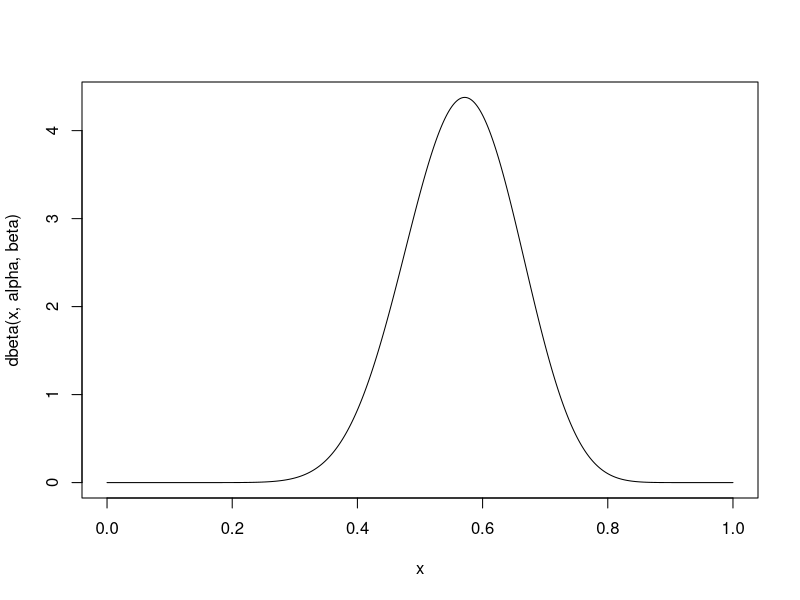
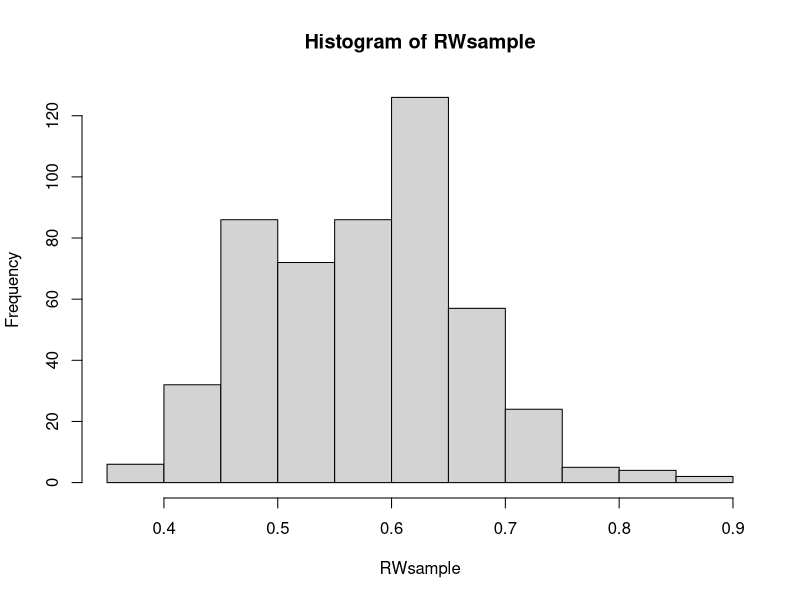
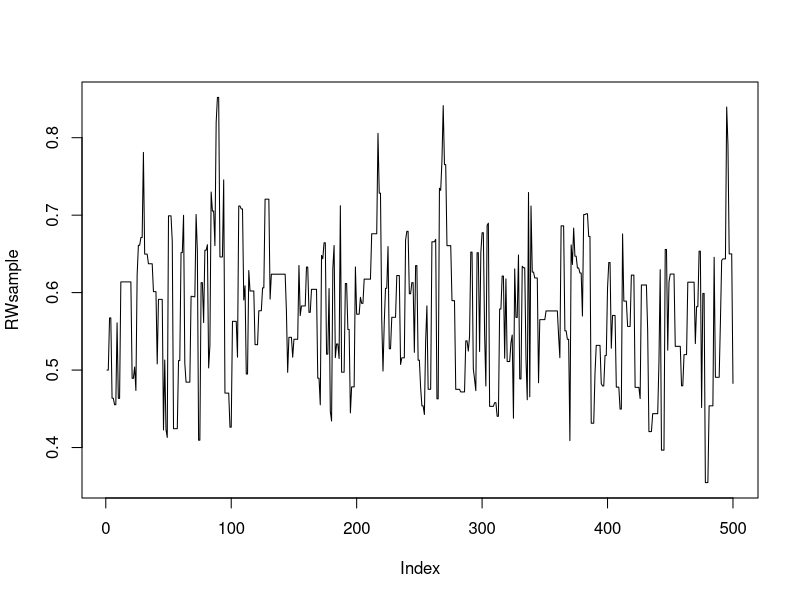
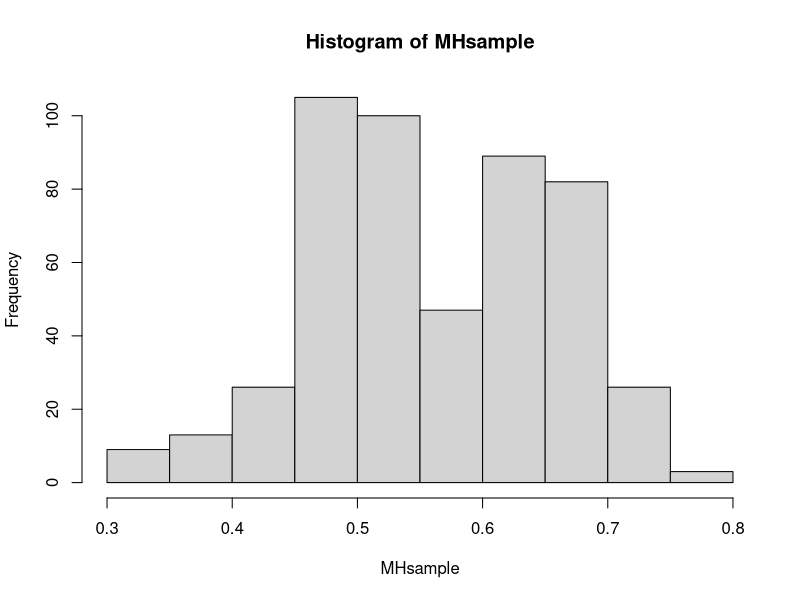
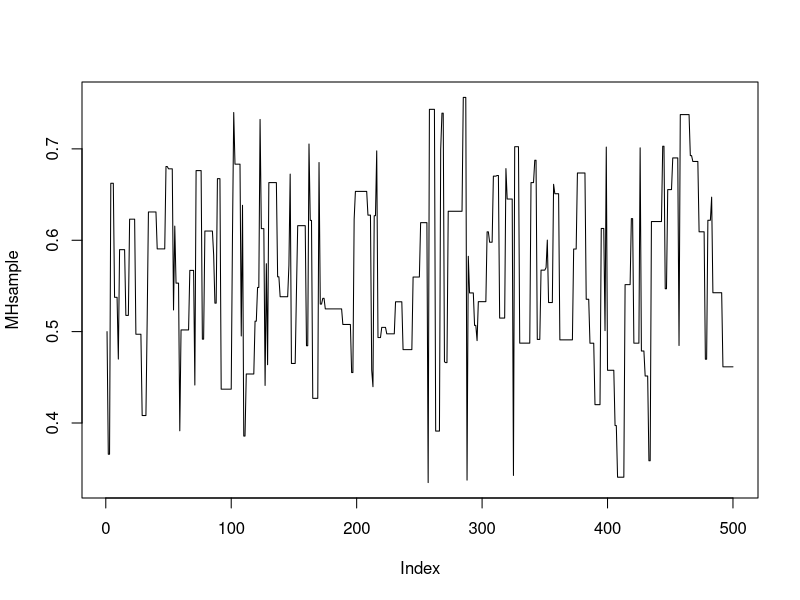
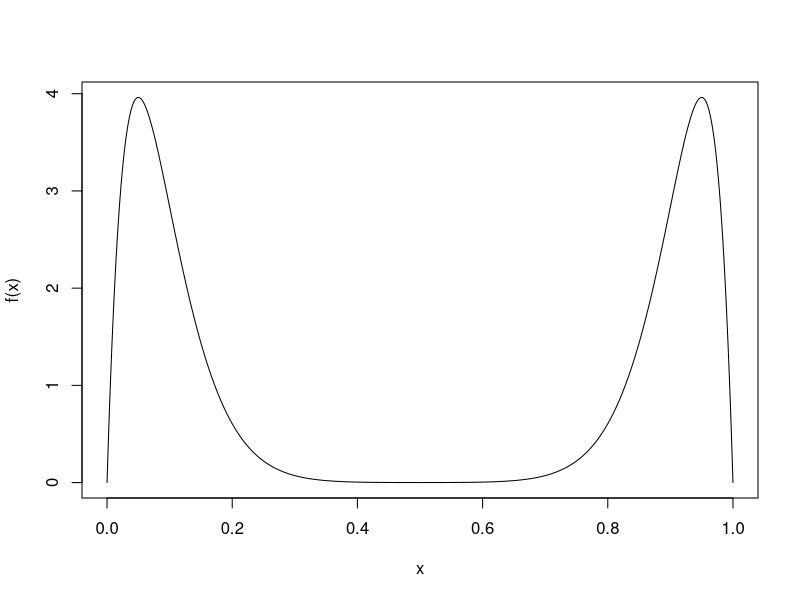
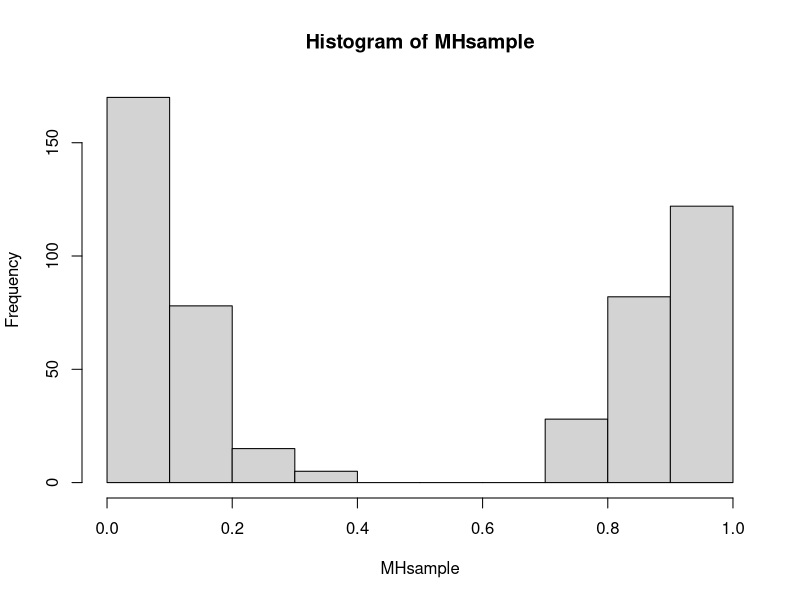
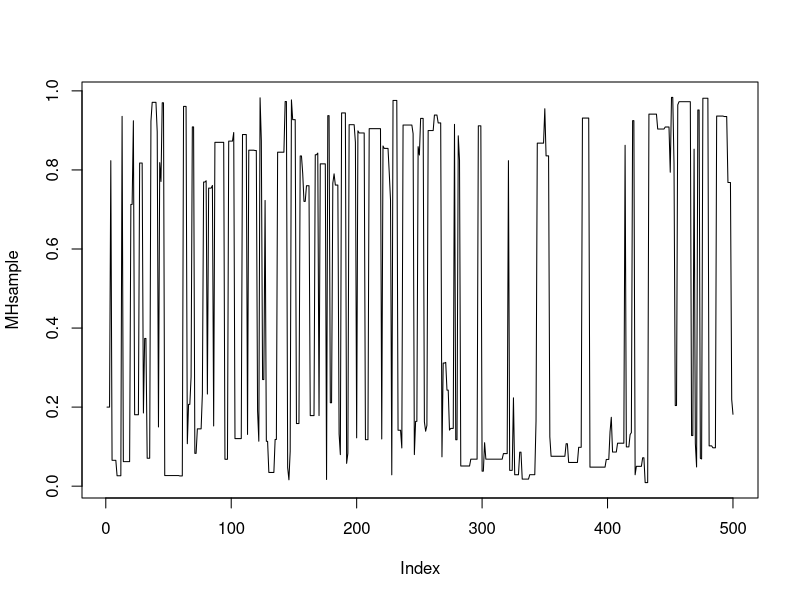

R code for these plots, in order:
# Simulate from Beta distribution with
alpha <- 17
beta  <- 13
N <- 500
# Compare with density: 
x <- seq(0,1, length.out=1001)
plot(x, dbeta(x, alpha, beta), type="l")

# Simulation algorithm using rejection sampling: 
#maxv  <- (alpha-1)/(alpha+beta-2)
#M     <- dbeta(maxv, alpha, beta)
#u <- runif(N)
#sample <- runif(N)
#sample <- sample[u*M < dbeta(sample, alpha, beta)]
#length(sample)
#plot(sample, type="l")
#hist(sample)


#Use Metropolis Hastings, random walk
RWsample <- rep(0.5, N)
for (i in 2:N) {
  prop <- rnorm(1, RWsample[i-1], 0.2)
  # NOTE: The algorithm is correct both with and without the line below. 
  # prop <- prop - floor(prop)
  accept <- min(1, dbeta(prop, alpha, beta)/
                  dbeta(RWsample[i-1], alpha, beta))
  if (runif(1)<accept) 
    RWsample[i] <- prop 
  else 
    RWsample[i] <- RWsample[i-1]
}

#Explore result: 
hist(RWsample)
plot(RWsample, type="l")
print(sum(RWsample[-1]==RWsample[-N])) ##hur många gånger flyttar ej på oss



# Use Metropolis-Hastings, uniform independent proposal: 
MHsample <- rep(0.5, N)
for (i in 2:N) {
  prop <- runif(1)
  accept <- min(1, dbeta(prop, alpha, beta)/
                  dbeta(MHsample[i-1], alpha, beta))
  if (runif(1)<accept) 
    MHsample[i] <- prop 
  else 
    MHsample[i] <- MHsample[i-1]
}

#Explore result: 
length(MHsample)
hist(MHsample)
plot(MHsample, type="l")
print(sum(MHsample[-1]==MHsample[-N]))





# Apply to Bimodal density: 
# 0.5*betadensity(2,20) + 0.5*betadensity(20,2)
f <- function(x) {0.5*dbeta(x, 2, 20)+0.5*dbeta(x, 20, 2)}
plot(x, f(x), type="l")

# Use Metropolis-Hastings, uniform independent proposal: 
MHsample <- rep(0.2, N)
for (i in 2:N) {
  prop <- runif(1)
  accept <- min(1, f(prop)/f(MHsample[i-1]))
  if (runif(1)<accept) 
    MHsample[i] <- prop 
  else 
    MHsample[i] <- MHsample[i-1]
}

#Explore result: 
length(MHsample)
hist(MHsample)
plot(MHsample, type="l")
print(sum(MHsample[-1]==MHsample[-N]))

#Use Metropolis Hastings, random walk
RWsample <- rep(0.5, N)
for (i in 2:N) {
  prop <- rnorm(1, RWsample[i-1], 0.01)
  accept <- min(1, f(prop)/
                  f(RWsample[i-1]))
  if (runif(1)<accept) 
    RWsample[i] <- prop 
  else 
    RWsample[i] <- RWsample[i-1]
}

#Explore result: 
plot(RWsample, type="l")

############################
# Prediction
############################

# We would like to predict the probability for 7 successes in 12 new trials, 
# when the probability of success has the Beta distribution above. 
# In this toy example, the predictive distribution has been computed: 
print(choose(12, 7)*beta(alpha + 7, beta + 12-7)/beta(alpha, beta))

# We now estimate this using the Ergodic theorem: 
print(mean(dbinom(7, 12, RWsample)))

#########################
# A somewhat more realistic example
#########################

data(cars)
?cars
plot(cars)
# predict brake dist at speed = 21
speed <- 21

N <- 10000

f <- function(x) {prod(dnorm(cars[,2], 
                             x[1] + x[2]*cars[,1]+x[3]*cars[,1]^2,
                             x[4]))}

result <- matrix(c(0, 2, 0, 5), N, 4, byrow=T)
predict <- rep(0, N)
for (i in 2:N) {
#  prop <- result[i-1,] + rnorm(4, 0, c(0.2, 0.2, 0.01, 0.2)) 
  prop <- result[i-1,]+ rnorm(4, 0, c(1.4, 0.2, 0.01, 0.15))
  accept <- min(1, f(prop)/f(result[i-1,]))
  if (runif(1) < accept) result[i,] <- prop
  else result[i,] <- result[i-1,]
  predict[i] <- rnorm(1, result[i,1] + result[i,2]*speed + 
                        result[i,3]*speed^2, result[i,4])
}

#EXPLORE RESULT AND PREDICTION! 
